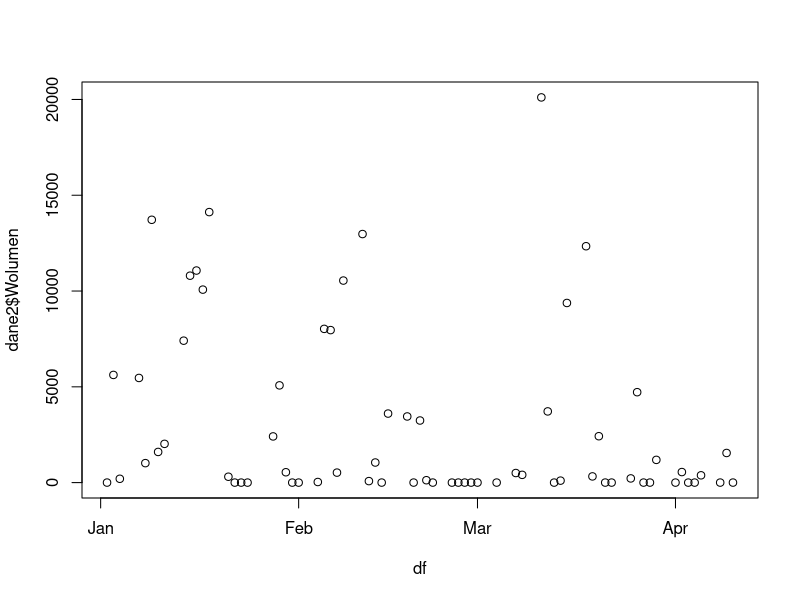
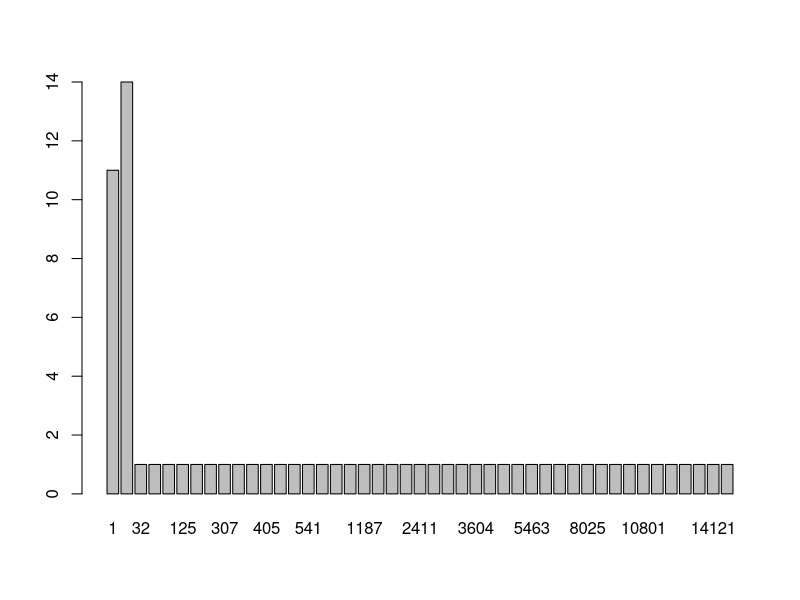
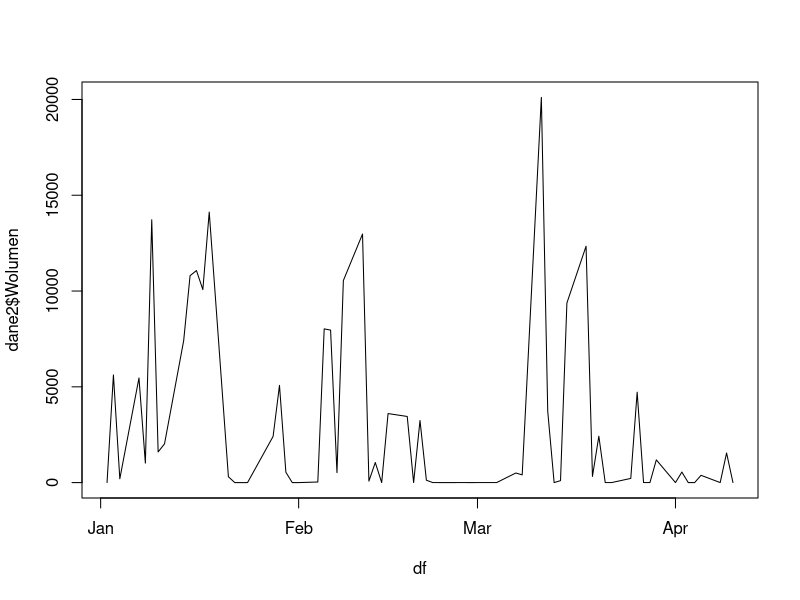

Source code (R) for these figures, in order:
## ---- chunk 1
knitr::opts_chunk$set(echo = TRUE)
## ---- chunk 2
dane<-read.csv("aat_d.csv",header=TRUE)
head(dane)
## ---- chunk 3
df = as.Date(dane$Data, "%Y-%m-%d")
dane2 = cbind(dane, df)
head(dane2)
## ---- chunk 4
plot(df, dane2$Wolumen)

## ---- chunk 5
barplot(table(dane2$Wolumen))
## ---- chunk 6
plot(df, dane2$Wolumen, type="l")
